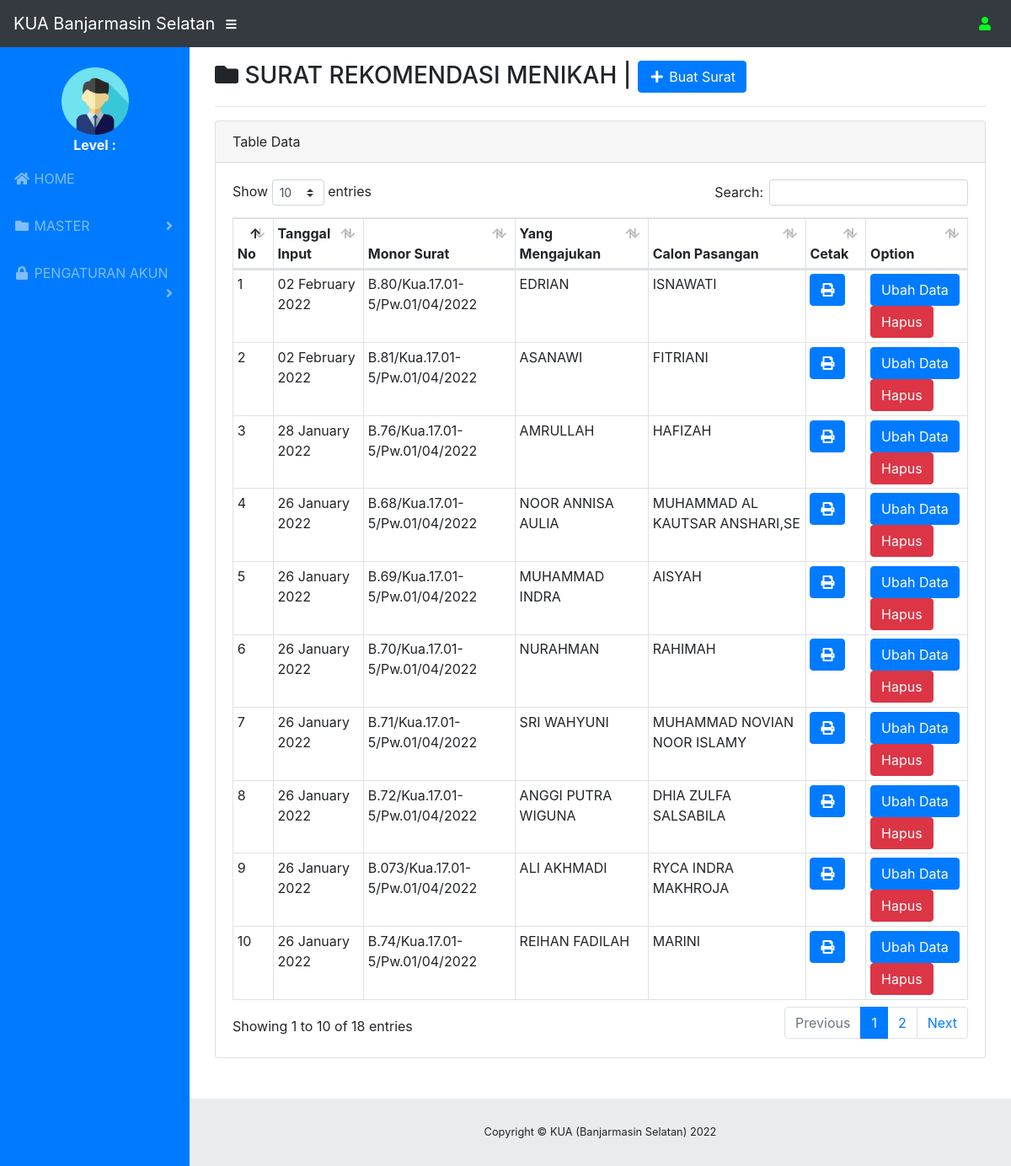
Screenshot of /4m1nKu4_bjm_Sel/user/rekom_nikah.php with the database file from the repository.
### tables this page shows
CREATE TABLE IF NOT EXISTS `tbl_rekom_nikah` (
  `id_rekom` int(11) NOT NULL,
  `no_surat` text NOT NULL,
  `tujuan` varchar(50) NOT NULL,
  `tujuan_prov` varchar(30) NOT NULL,
  `tgl_buat` date NOT NULL,
  `nm_p` text NOT NULL,
  `bin_p` text NOT NULL,
  `nik_p` varchar(20) NOT NULL,
  `tmpt_lahir_p` varchar(30) NOT NULL,
  `tgl_lahir_p` date NOT NULL,
  `jk_p` varchar(20) NOT NULL,
  `kerja_p` varchar(20) NOT NULL,
  `alamat_p` text NOT NULL,
  `stat_p` varchar(20) NOT NULL,
  `nm_c` text NOT NULL,
  `bin_c` text NOT NULL,
  `nik_c` varchar(20) NOT NULL,
  `tmpt_lahir_c` varchar(30) NOT NULL,
  `tgl_lahir_c` date NOT NULL,
  `jk_c` varchar(20) NOT NULL,
  `kerja_c` varchar(20) NOT NULL,
  `alamat_c` text NOT NULL,
  `stat_c` varchar(20) NOT NULL
);

### 4m1nKu4_bjm_Sel/user/rekom_nikah.php (the view, shortened to what this page needs)
<?php
    include "header.php";
    $qry = mysql_query("SELECT * FROM tbl_rekom_nikah ORDER BY tgl_buat DESC");
    ?>
    <div class="container-fluid">
        <h3><span class="fas fa-folder"></span> SURAT REKOMENDASI MENIKAH | <a href="rekom_nikah_add.php"><button class=" btn btn-primary"><span class="fas fa-fw fa-plus"></span> Buat Surat</button></a></h3>
        <hr>
        <div class="card mb-3">
            <div class="card-header ">
               Table Data
            </div>
            <div class="card-body">
                <div class="table-responsive">
                    <table class="table table-bordered table-sm" id=dataTable width="100%" cellspacing="0">
                        <thead>
                            <tr>
                                <th>No </th>
                                <th>Tanggal Input</th>
                                <th>Monor Surat</th>
                                <th>Yang Mengajukan</th>
                                <th>Calon Pasangan</th>
                                <th>Cetak</th>
                                <th>Option</th>
                            </tr>
                        </thead>
                        <tbody>
                            <?php
                            $no = 1;
                            while ($b = mysql_fetch_array($qry)) {
                            ?>
                                <tr>
                                    <td><?= $no++ ?></td>
                                    <td><?php echo date('d F Y', strtotime($b['tgl_buat'])) ?></td>
                                    <td>B.<?= $b['no_surat'] ?>/Kua.17.01-5/Pw.01/<?php echo date('m/Y'); ?></td>
                                    <td><?= $b['nm_p'] ?></td>
                                    <td><?= $b['nm_c'] ?></td>
                                    <td><a  href="rekom_nikah_cetak.php?id_rekom=<?= $b['id_rekom']; ?>"  target="popup" onclick="window.open('rekom_nikah_cetak.php?id_rekom=<?= $b['id_rekom']; ?>','name','toolbar=yes,scrollbars=yes,resizable=yes,top=100,left=100,width=900,height=700')" class="btn btn-primary"><span class="fas fa-print"></span></a></td>
                                    <td>
                                        <a href="rekom_nikah_update.php?id_rekom=<?= $b['id_rekom']; ?>"class=" btn btn-primary">Ubah Data</a>
                                        <a onclick="return confirm('Apakah anda yakin ?')" href="rekom_nikah_dele.php?id_rekom=<?= $b['id_rekom']; ?>"class=" btn btn-danger" >Hapus</a></td>
                                </tr>
                            <?php
                            }
                            ?>
                        </tbody>
                    </table>
                </div>
            </div>
        </div>
    </div>
        <?php
        include "footer.php"
        ?>

### rows the page displays
tbl_rekom_nikah: tgl_buat "02 February 2022", no_surat "80", nm_p "EDRIAN", nm_c "ISNAWATI"
tbl_rekom_nikah: tgl_buat "02 February 2022", no_surat "81", nm_p "ASANAWI", nm_c "FITRIANI"
tbl_rekom_nikah: tgl_buat "28 January 2022", no_surat "76", nm_p "AMRULLAH", nm_c "HAFIZAH"
tbl_rekom_nikah: tgl_buat "26 January 2022", no_surat "68", nm_p "NOOR ANNISA AULIA", nm_c "MUHAMMAD AL KAUTSAR ANSHARI,SE"
tbl_rekom_nikah: tgl_buat "26 January 2022", no_surat "69", nm_p "MUHAMMAD INDRA", nm_c "AISYAH"
tbl_rekom_nikah: tgl_buat "26 January 2022", no_surat "70", nm_p "NURAHMAN", nm_c "RAHIMAH"
tbl_rekom_nikah: tgl_buat "26 January 2022", no_surat "71", nm_p "SRI WAHYUNI", nm_c "MUHAMMAD NOVIAN NOOR ISLAMY"
tbl_rekom_nikah: tgl_buat "26 January 2022", no_surat "72", nm_p "ANGGI PUTRA WIGUNA", nm_c "DHIA ZULFA SALSABILA"
tbl_rekom_nikah: tgl_buat "26 January 2022", no_surat "073", nm_p "ALI AKHMADI", nm_c "RYCA INDRA MAKHROJA"
tbl_rekom_nikah: tgl_buat "26 January 2022", no_surat "74", nm_p "REIHAN FADILAH", nm_c "MARINI"
